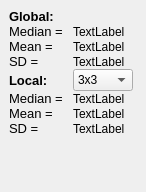
<?xml version="1.0" encoding="UTF-8"?>
<ui version="4.0">
 <class>IvStatisticsDockWidget</class>
 <widget class="QDockWidget" name="IvStatisticsDockWidget">
  <property name="geometry">
   <rect>
    <x>0</x>
    <y>0</y>
    <width>146</width>
    <height>192</height>
   </rect>
  </property>
  <property name="windowTitle">
   <string>Pixel statistics</string>
  </property>
  <widget class="QWidget" name="dockWidgetContents">
   <layout class="QGridLayout" name="gridLayout">
    <item row="1" column="0">
     <layout class="QFormLayout" name="formLayout">
      <property name="verticalSpacing">
       <number>0</number>
      </property>
      <item row="0" column="0" colspan="2">
       <widget class="QLabel" name="xposLabel">
        <property name="font">
         <font>
          <pointsize>10</pointsize>
          <weight>75</weight>
          <bold>true</bold>
         </font>
        </property>
        <property name="text">
         <string>Global:</string>
        </property>
       </widget>
      </item>
      <item row="2" column="0">
       <widget class="QLabel" name="label_8">
        <property name="font">
         <font>
          <pointsize>10</pointsize>
          <weight>50</weight>
          <bold>false</bold>
         </font>
        </property>
        <property name="text">
         <string>Median = </string>
        </property>
        <property name="alignment">
         <set>Qt::AlignLeading|Qt::AlignLeft|Qt::AlignVCenter</set>
        </property>
       </widget>
      </item>
      <item row="2" column="1">
       <widget class="QLabel" name="globalMedianLabel">
        <property name="text">
         <string>TextLabel</string>
        </property>
       </widget>
      </item>
      <item row="3" column="0">
       <widget class="QLabel" name="label_9">
        <property name="font">
         <font>
          <pointsize>10</pointsize>
          <weight>50</weight>
          <bold>false</bold>
         </font>
        </property>
        <property name="text">
         <string>Mean = </string>
        </property>
        <property name="alignment">
         <set>Qt::AlignLeading|Qt::AlignLeft|Qt::AlignVCenter</set>
        </property>
       </widget>
      </item>
      <item row="3" column="1">
       <widget class="QLabel" name="globalMeanLabel">
        <property name="text">
         <string>TextLabel</string>
        </property>
       </widget>
      </item>
      <item row="4" column="0">
       <widget class="QLabel" name="globalSigmaLabel">
        <property name="sizePolicy">
         <sizepolicy hsizetype="Preferred" vsizetype="Preferred">
          <horstretch>0</horstretch>
          <verstretch>0</verstretch>
         </sizepolicy>
        </property>
        <property name="font">
         <font>
          <pointsize>10</pointsize>
          <weight>50</weight>
          <bold>false</bold>
         </font>
        </property>
        <property name="text">
         <string>SD = </string>
        </property>
        <property name="alignment">
         <set>Qt::AlignLeading|Qt::AlignLeft|Qt::AlignVCenter</set>
        </property>
       </widget>
      </item>
      <item row="4" column="1">
       <widget class="QLabel" name="globalRMSLabel">
        <property name="text">
         <string>TextLabel</string>
        </property>
       </widget>
      </item>
      <item row="5" column="0">
       <widget class="QLabel" name="alphaDecLabel">
        <property name="font">
         <font>
          <pointsize>10</pointsize>
          <weight>75</weight>
          <bold>true</bold>
         </font>
        </property>
        <property name="text">
         <string>Local:</string>
        </property>
       </widget>
      </item>
      <item row="5" column="1">
       <widget class="QComboBox" name="localWindowComboBox">
        <property name="minimumSize">
         <size>
          <width>60</width>
          <height>0</height>
         </size>
        </property>
        <property name="maximumSize">
         <size>
          <width>60</width>
          <height>16777215</height>
         </size>
        </property>
        <property name="statusTip">
         <string>The squared aperture [pixel] at the cursor position in which local statistics are measured</string>
        </property>
        <item>
         <property name="text">
          <string>3x3</string>
         </property>
        </item>
        <item>
         <property name="text">
          <string>5x5</string>
         </property>
        </item>
        <item>
         <property name="text">
          <string>9x9</string>
         </property>
        </item>
        <item>
         <property name="text">
          <string>15x15</string>
         </property>
        </item>
        <item>
         <property name="text">
          <string>25x25</string>
         </property>
        </item>
       </widget>
      </item>
      <item row="7" column="0">
       <widget class="QLabel" name="label_3">
        <property name="font">
         <font>
          <pointsize>10</pointsize>
          <weight>50</weight>
          <bold>false</bold>
         </font>
        </property>
        <property name="text">
         <string>Median = </string>
        </property>
        <property name="alignment">
         <set>Qt::AlignLeading|Qt::AlignLeft|Qt::AlignVCenter</set>
        </property>
       </widget>
      </item>
      <item row="7" column="1">
       <widget class="QLabel" name="localMedianLabel">
        <property name="text">
         <string>TextLabel</string>
        </property>
       </widget>
      </item>
      <item row="8" column="0">
       <widget class="QLabel" name="label_4">
        <property name="font">
         <font>
          <pointsize>10</pointsize>
          <weight>50</weight>
          <bold>false</bold>
         </font>
        </property>
        <property name="text">
         <string>Mean = </string>
        </property>
        <property name="alignment">
         <set>Qt::AlignLeading|Qt::AlignLeft|Qt::AlignVCenter</set>
        </property>
       </widget>
      </item>
      <item row="8" column="1">
       <widget class="QLabel" name="localMeanLabel">
        <property name="text">
         <string>TextLabel</string>
        </property>
       </widget>
      </item>
      <item row="9" column="0">
       <widget class="QLabel" name="localSigmaLabel">
        <property name="font">
         <font>
          <pointsize>10</pointsize>
          <weight>50</weight>
          <bold>false</bold>
         </font>
        </property>
        <property name="text">
         <string>SD = </string>
        </property>
        <property name="alignment">
         <set>Qt::AlignLeading|Qt::AlignLeft|Qt::AlignVCenter</set>
        </property>
       </widget>
      </item>
      <item row="9" column="1">
       <widget class="QLabel" name="localRMSLabel">
        <property name="text">
         <string>TextLabel</string>
        </property>
       </widget>
      </item>
     </layout>
    </item>
   </layout>
  </widget>
 </widget>
 <resources/>
 <connections/>
</ui>
